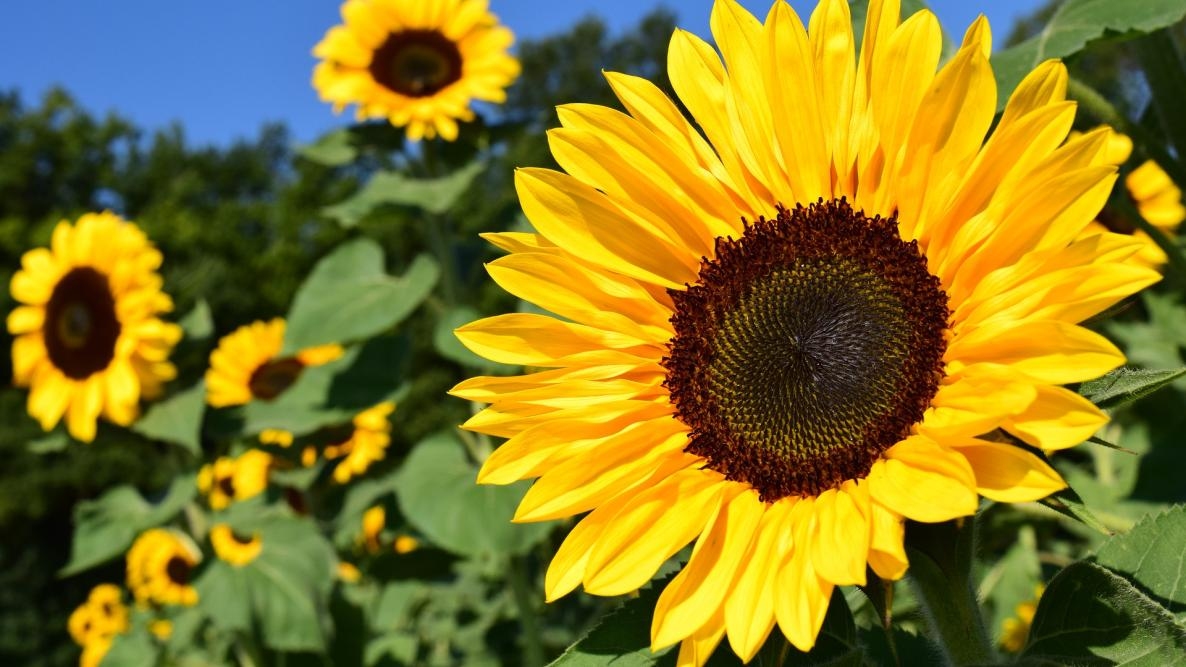
#> input picture lab01/sunflower.jpg, 1186 x 667 px, found by its file name
$ jupyter execute --allow-errors iup_lab_01.ipynb
#> lines starting #> are read from the running program, lines starting #| are printed output that depends on the picture; after the words box and inside, x2 and y2 are one past the last pixel; in counts of white or black regions, pixels touching at a corner belong together
[cell 1]
# To read and save the image from/in storage device.

[cell 2]
import cv2
import matplotlib.pyplot as plt

[cell 3]
img1 = cv2.imread('D:\\SLIIT\\4th_year\\2nd semester\\IUP\LABS\\lab01\\sunflower.jpg', 1)
#> img1 is the input picture: shape (667, 1186, 3); mean B, G, R 35.4, 122, 134.6
cv2.imshow('img1 show window', img1)
cv2.waitKey()
cv2.destroyAllWindows()

[cell 4]
img2 = cv2.imread('D:\\SLIIT\\4th_year\\2nd semester\\IUP\LABS\\lab01\\sunflower.jpg', 0)
#> img2: shape (667, 1186); min 0, max 248, mean 115.9
cv2.imshow('img2 show window', img2)
cv2.waitKey()
cv2.destroyAllWindows()

[cell 5]
img3 = cv2.imread('D:\\SLIIT\\4th_year\\2nd semester\\IUP\LABS\\lab01\\sunflower.jpg', -1)
cv2.imshow('Input window', img3)
cv2.waitKey()
cv2.destroyAllWindows()

[cell 6]
img = cv2.imread('D:\\SLIIT\\4th_year\\2nd semester\\IUP\LABS\\lab01\\sunflower.jpg', cv2.IMREAD_COLOR)
cv2.imshow('Input window', img)
cv2.waitKey()
cv2.destroyAllWindows()

[cell 7]
img = cv2.imread('D:\\SLIIT\\4th_year\\2nd semester\\IUP\LABS\\lab01\\sunflower.jpg', cv2.IMREAD_GRAYSCALE)
cv2.imshow('Input window', img)
cv2.waitKey()
cv2.destroyAllWindows()

[cell 8]
img = cv2.imread('D:\\SLIIT\\4th_year\\2nd semester\\IUP\LABS\\lab01\\sunflower.jpg', cv2.IMREAD_UNCHANGED)
cv2.imshow('Input window', img)
cv2.waitKey()
cv2.destroyAllWindows()

[cell 9]
fig,ax = plt.subplots(1,3, figsize = (15, 15))
ax[0].imshow(cv2.cvtColor(img1, cv2.COLOR_BGR2RGB))
ax[0].axis('on')
ax[1].imshow(cv2.cvtColor(img2, cv2.COLOR_BGR2RGB))
ax[1].axis('off')
ax[2].imshow(cv2.cvtColor(img3, cv2.COLOR_BGR2RGB))
ax[2].axis('on')

[cell 10]
fig,ax = plt.subplots(3,1, figsize = (15, 15))
ax[0].imshow(cv2.cvtColor(img1, cv2.COLOR_BGR2RGB))
ax[0].axis('on')
ax[1].imshow(cv2.cvtColor(img2, cv2.COLOR_BGR2RGB))
ax[1].axis('on')
ax[2].imshow(cv2.cvtColor(img3, cv2.COLOR_BGR2RGB))
ax[2].axis('off')
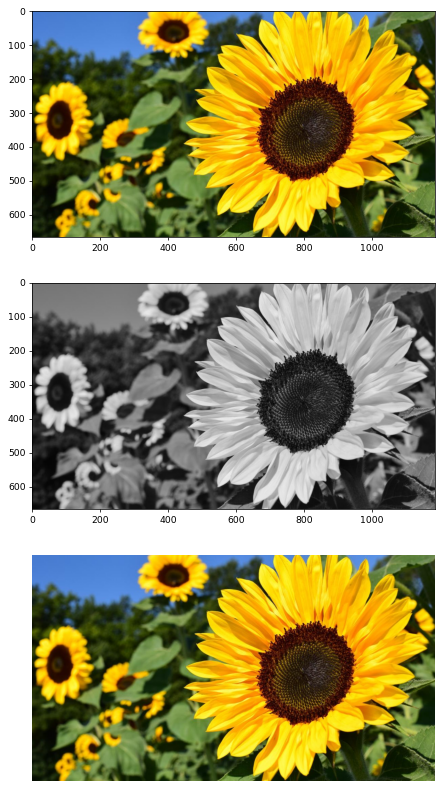
#> figure drawn by matplotlib, 3 panels

[cell 11]
plt.imshow(cv2.cvtColor(img1, cv2.COLOR_BGR2RGB))
plt.axis('on')

[cell 12]
status = cv2.imwrite('flower.jpg', img2)
print(status)
#| True

[cell 13]
# To access pixel values of an image and modify them

[cell 14]
img = cv2.imread('D:\\SLIIT\\4th_year\\2nd semester\\IUP\LABS\\lab01\\sunflower.jpg', 1)
px = img[50,100] #img[y, x]
#> px = [214, 131, 76]
print(px) # [Blue_Green_Red]
#| [214 131  76]

[cell 15]
img[50,100] = [0, 0, 255]
#> img: shape (667, 1186, 3); under 0.01% of pixels changed, all inside (x1, y1, x2, y2) = (100, 50, 101, 51)
print(img[50, 100])
#| [  0   0 255]

[cell 16]
img[50,100] = [0, 0, 255]

# enlarge the image
from matplotlib.pyplot import figure
figure(figsize=(10, 10))

plt.imshow(cv2.cvtColor(img, cv2.COLOR_BGR2RGB))
plt.axis('on')

[cell 17]
img = cv2.imread('D:\\SLIIT\\4th_year\\2nd semester\\IUP\LABS\\lab01\\sunflower.jpg', 1)
print(img.shape)
#| (667, 1186, 3)
print(img.size)
#| 2373186
print(img.dtype)
#| uint8

[cell 18]
img = cv2.imread('D:\\SLIIT\\4th_year\\2nd semester\\IUP\LABS\\lab01\\sunflower.jpg', 0)
print(img.shape)
#| (667, 1186)
print(img.size)
#| 791062
print(img.dtype)
#| uint8

[cell 19]
# To covert color to grayscale/binary/negative image
img = cv2.imread('D:\\SLIIT\\4th_year\\2nd semester\\IUP\LABS\\lab01\\sunflower.jpg', 1)
cv2.imshow('Original Image', img)

imgGray = cv2.imread('D:\\SLIIT\\4th_year\\2nd semester\\IUP\LABS\\lab01\\sunflower.jpg', 0)
cv2.imshow('Gray Image', imgGray)

res, binary = cv2.threshold(imgGray, 120, 255, cv2.THRESH_BINARY)
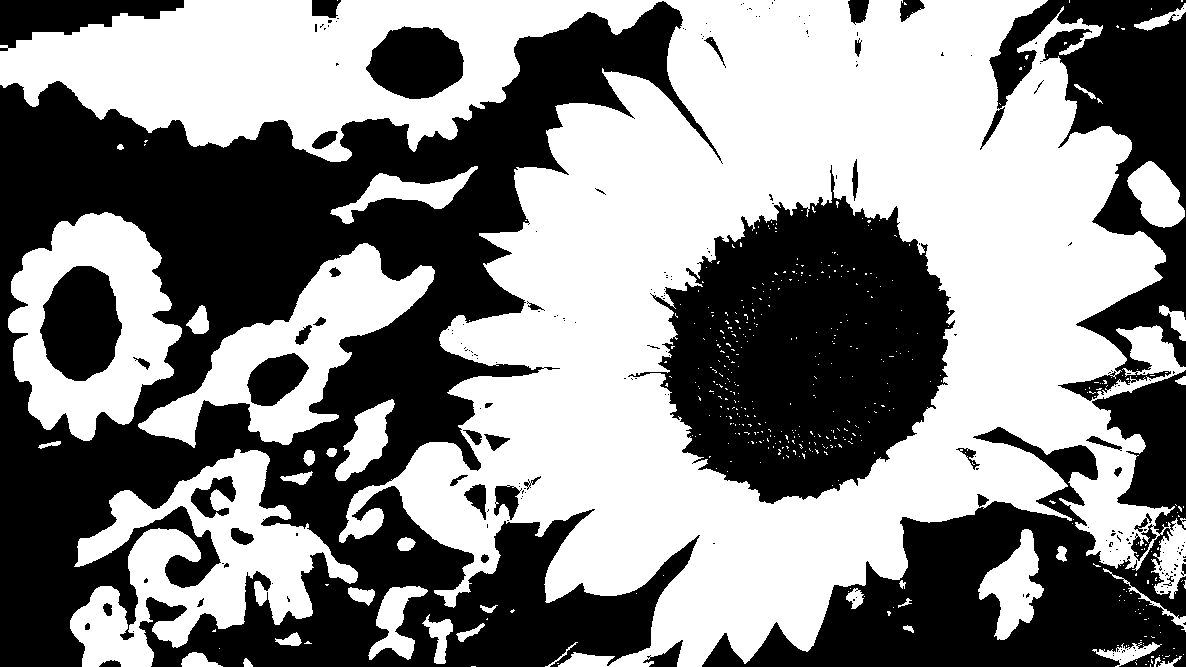
#> binary: shape (667, 1186); 52.7% white; 217 black regions (174 under 20 px), largest, box (x1, y1, x2, y2) and area: (0, 1, 723, 667) 201507, (628, 165, 955, 504) 63880, (702, 370, 1186, 667) 53234
cv2.imshow('Binary Image', binary)

print(res)

cv2.waitKey()
cv2.destroyAllWindows()

[cell 20]
fig,ax = plt.subplots(1,3, figsize = (15, 15))
ax[0].imshow(cv2.cvtColor(img, cv2.COLOR_BGR2RGB))
ax[0].axis('on')
ax[1].imshow(cv2.cvtColor(imgGray, cv2.COLOR_BGR2RGB))
ax[1].axis('off')
ax[2].imshow(cv2.cvtColor(binary, cv2.COLOR_BGR2RGB))
ax[2].axis('on')
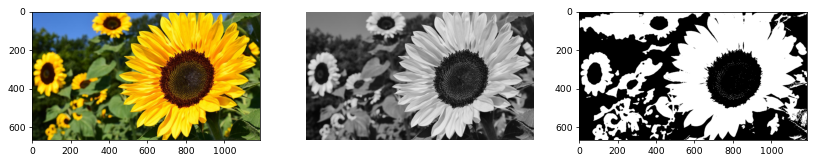
#> figure drawn by matplotlib, 3 panels

[cell 21]
# 4. Split and merge channels
b, g, r = cv2.split(img)  # Splitting channels
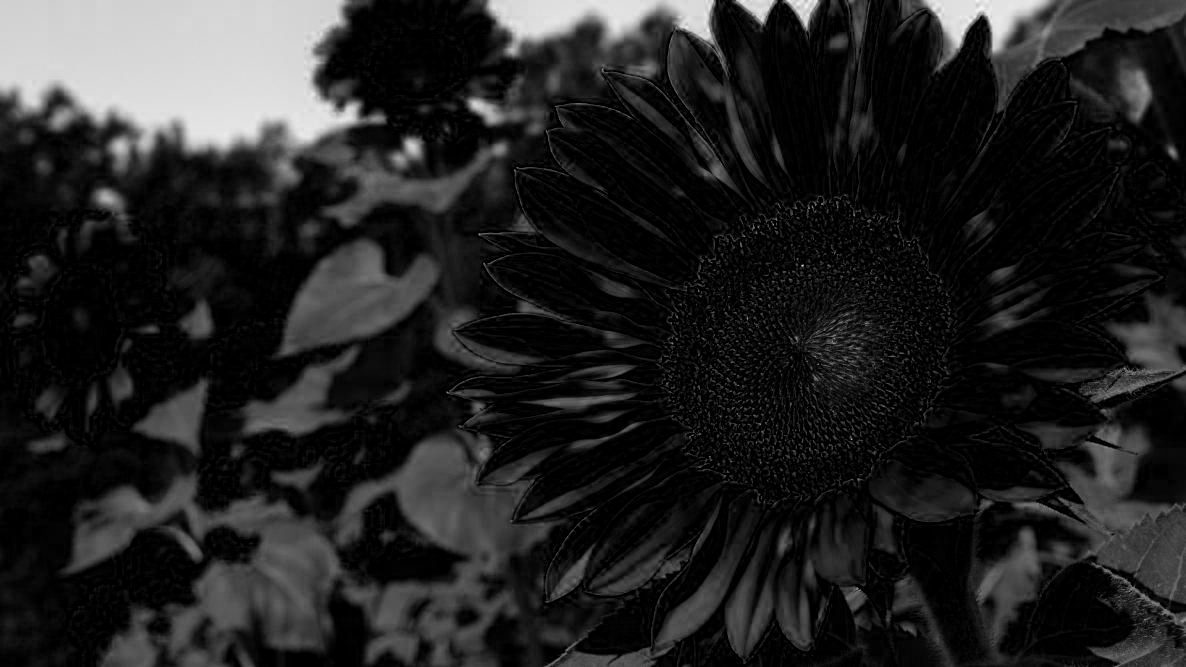
#> b: shape (667, 1186); min 0, max 248, mean 35.4
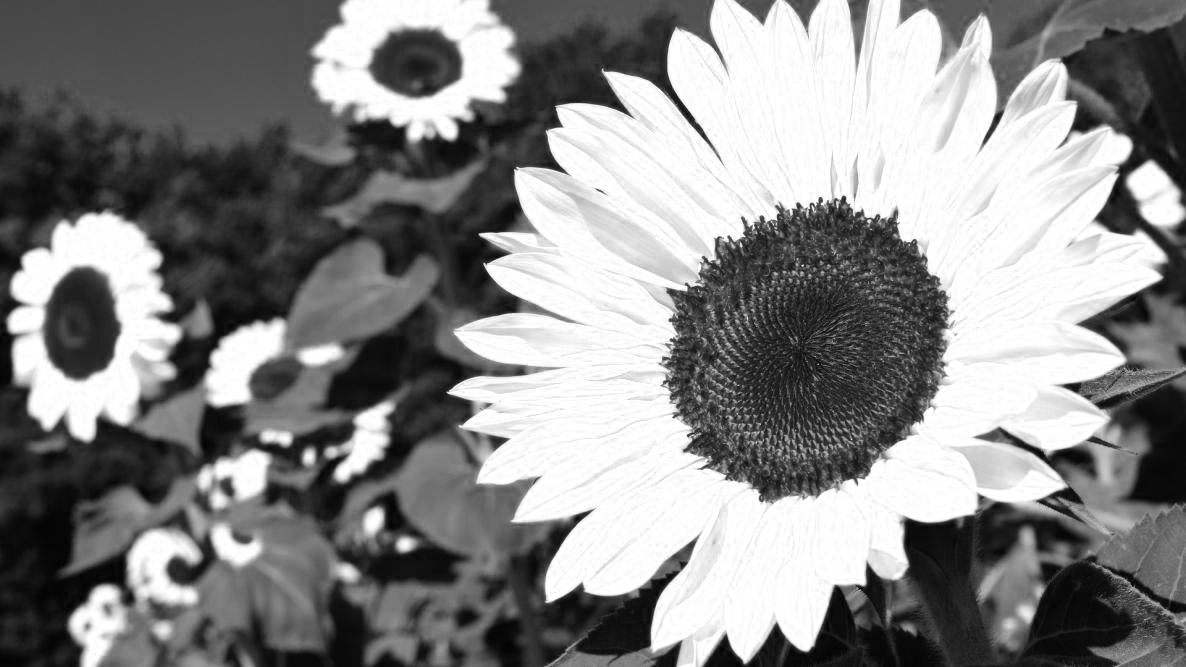
#> r: shape (667, 1186); min 0, max 255, mean 134.6
merged_image = cv2.merge([r, g, b])  # Merging channels back

[cell 22]
# 5. Resize/rotate image
height, width = img.shape[:2]
#> height = 667; width = 1186
resized_image = cv2.resize(img, (width // 2, height // 2))  # Resizing image
rotation_matrix = cv2.getRotationMatrix2D((width // 2, height // 2), 45, 1)  # Rotation matrix
rotated_image = cv2.warpAffine(img, rotation_matrix, (width, height))  # Rotating image
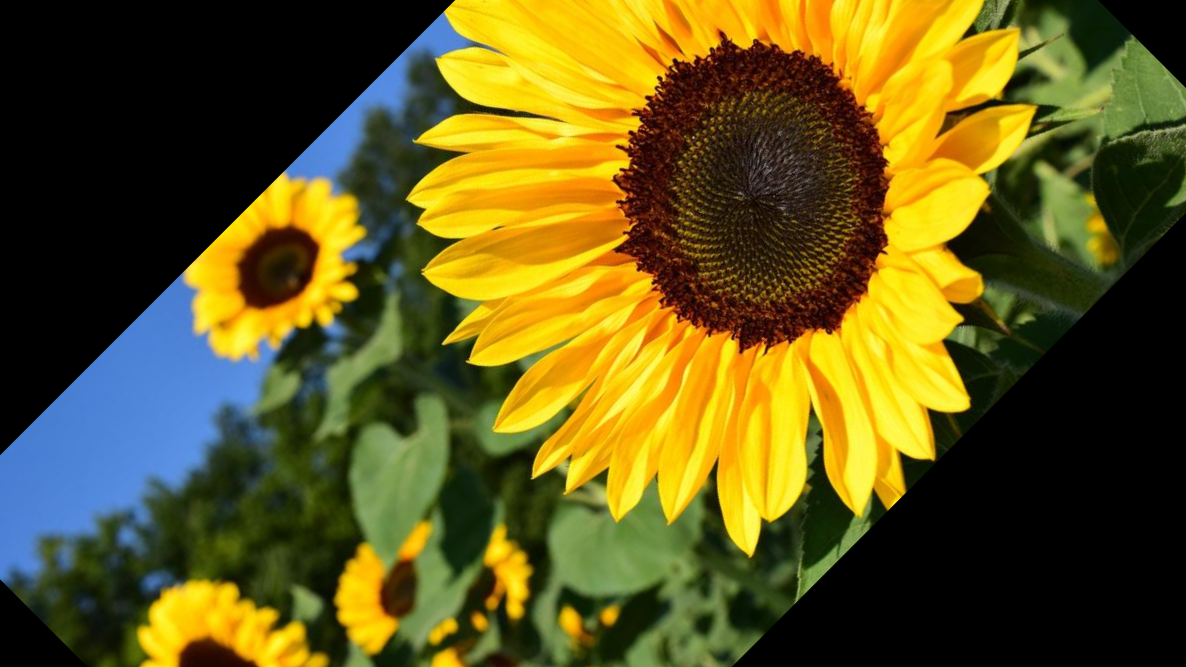
#> rotated_image: shape (667, 1186, 3); mean B, G, R 27.1, 88.1, 97.8

[cell 23]
# 6. Draw circle/rectangle/lines
cv2.circle(img, (200, 200), 50, (0, 255, 0), 2)  # Drawing a circle
cv2.rectangle(img, (300, 100), (400, 200), (255, 0, 0), 2)  # Drawing a rectangle
cv2.line(img, (100, 100), (400, 400), (0, 0, 255), 2)  # Drawing a line

[cell 24]
# 7. Write text on image
font = cv2.FONT_HERSHEY_SIMPLEX
cv2.putText(img, 'Sanda', (10, 50), font, 2, (255, 255, 255), 2, cv2.LINE_AA)

[cell 25]
# 8. Convert color to grayscale/binary/negative image
gray_image = cv2.cvtColor(img, cv2.COLOR_BGR2GRAY)  # Grayscale
ret, binary_image = cv2.threshold(gray_image, 127, 255, cv2.THRESH_BINARY)  # Binary
#> binary_image: shape (667, 1186); 47.8% white; 467 white regions (397 under 20 px), largest, box (x1, y1, x2, y2) and area: (387, 0, 1175, 667) 260662, (68, 0, 656, 150) 31610, (8, 212, 182, 441) 19824
negative_image = cv2.bitwise_not(img)  # Negative
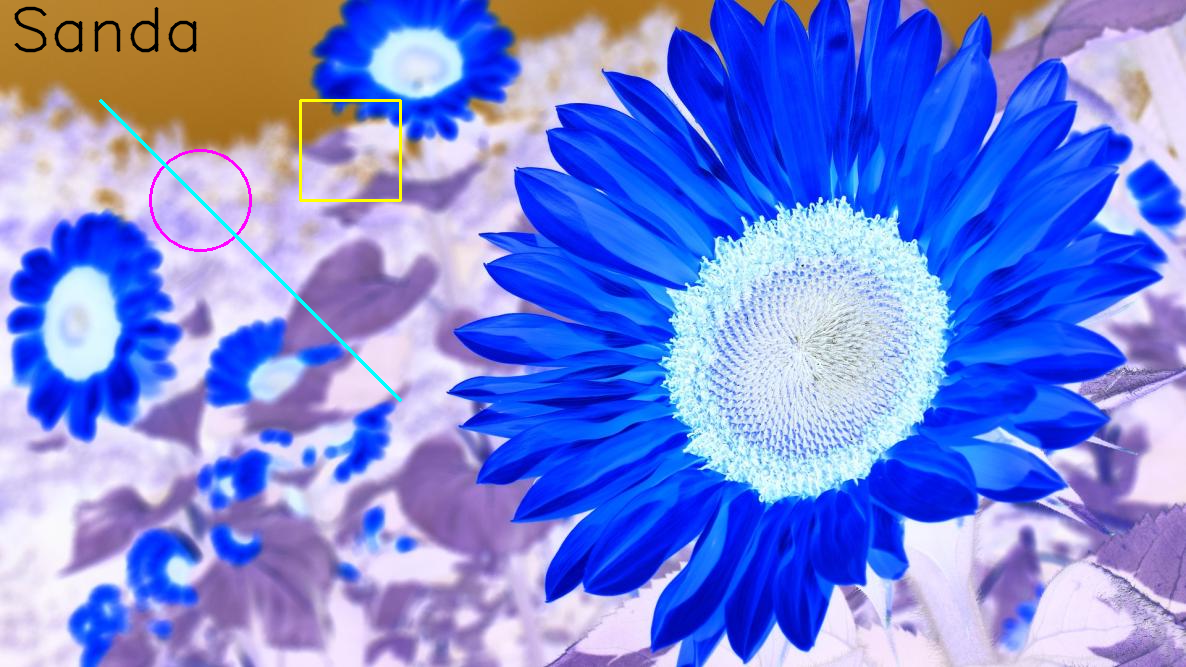
#> negative_image: shape (667, 1186, 3); mean B, G, R 219.3, 132.9, 119.9
